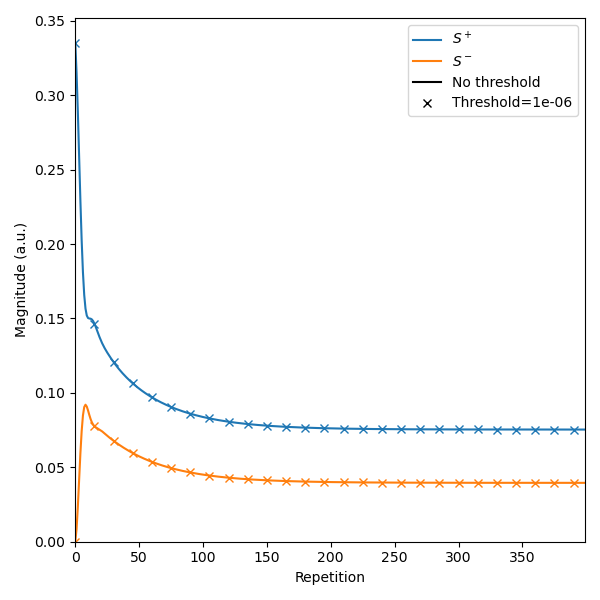

Source code (Python):
import sys
import time

import numpy
import sycomore
from sycomore.units import *

destination, = sys.argv[1:]

species = sycomore.Species(1000*ms, 100*ms, 1700*um**2/s)

# Sequence parameters
flip_angle = 20*deg
TE = 2*ms, 8*ms
TR = 10*ms
slice_thickness = 1*mm
tau_readout = 1*ms
q = 70/cm

# Motion to k-space extremity and its associated gradient amplitude
k_max = 0.5 * 2*numpy.pi/slice_thickness
G_readout = k_max / sycomore.gamma / (tau_readout/2)

# Diffusion gradient
tau_diffusion = (TE[1]-tau_readout/2) - (TE[0]+tau_readout/2)
G_diffusion = q/(sycomore.gamma_bar*tau_diffusion)

models = [sycomore.epg.Discrete(species), sycomore.epg.Discrete(species)]
models[1].threshold = 1e-6

repetitions = int((4*species.T1/TR))

S_plus = numpy.zeros((len(models), repetitions), dtype=complex)
S_minus = numpy.zeros((len(models), repetitions), dtype=complex)
for index, model in enumerate(models):
    begin = time.time()
    
    for repetition in range(repetitions):
        # RF-pulse and idle until the first read-out 
        model.apply_pulse(flip_angle)
        model.apply_time_interval(TE[0]-tau_readout)
        
        # First echo
        model.apply_time_interval(tau_readout/2, -G_readout)
        model.apply_time_interval(tau_readout/2, G_readout)
        S_plus[index, repetition] = model.echo
        model.apply_time_interval(tau_readout/2, G_readout)
        
        # Diffusion gradient between the two echoes
        model.apply_time_interval(tau_diffusion, G_diffusion)
        
        # Second echo
        model.apply_time_interval(tau_readout/2, G_readout)
        S_minus[index, repetition] = model.echo
        model.apply_time_interval(tau_readout/2, G_readout)
        model.apply_time_interval(tau_readout/2, -G_readout)
        
        # Idle until the end of the TR
        model.apply_time_interval(TR-TE[1]-tau_readout)
        
        # Make sure the sequence timing is correct
        if repetition == 0:
            assert((model.elapsed-TR)/TR < 1e-6)
    
    end = time.time()
    print(
        "Threshold:", model.threshold, len(model), "orders",
        1e3*(end-begin), "ms")

import matplotlib.pyplot

figure, plot = matplotlib.pyplot.subplots(
    1, 1, sharex=True, tight_layout=True, figsize=(6, 6))

plot.plot(range(repetitions), numpy.abs(S_plus[0]), "-C0", label="$S^+$")
plot.plot(range(repetitions), numpy.abs(S_minus[0]), "-C1", label="$S^-$")
plot.plot(range(repetitions)[::15], numpy.abs(S_plus[1, ::15]), "xC0")
plot.plot(range(repetitions)[::15], numpy.abs(S_minus[1, ::15]), "xC1")

plot.plot([], [], "-k", label="No threshold")
plot.plot([], [], "xk", label=f"Threshold={models[1].threshold}")

plot.set(
    xlim=(0, repetitions-1), ylim=0,
    xlabel="Repetition", ylabel="Magnitude (a.u.)")
# for index, (s, phi) in enumerate(zip(signals, phase_steps)):
#     plots[0].plot(
#         range(repetitions), numpy.abs(s), f"C{index}", lw=1,
#         label=rf"$\phi_{{inc}} = {phi.convert_to(deg):.0f}°$")
#     plots[1].plot(range(repetitions), numpy.angle(s), f"C{index}", lw=1)
# 
# plots[0].set(ylim=0, ylabel="Magnitude (a.u.)")
# plots[1].set(
#     xlim=(0, repetitions-1), ylim=(-numpy.pi, +numpy.pi),
#     xlabel="Repetition", ylabel="Phase (rad)")
plot.legend()

figure.savefig(destination)
